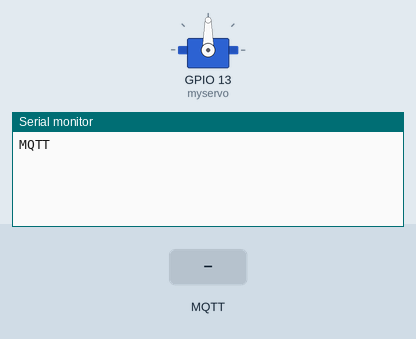
Recording of a sketch running on a simulated ESP32. Shown: servo, the last lines printed to the serial monitor. The inputs (shaded band) are chosen by the test bench. WiFi joins after 1.5 s; servers stay silent unless stated; no MQTT or app messages arrive unless stated.

Above: at 2.7 s.
2.8 s: MQTT message "open" arrives on the first subscribed topic
At 4.0 s:
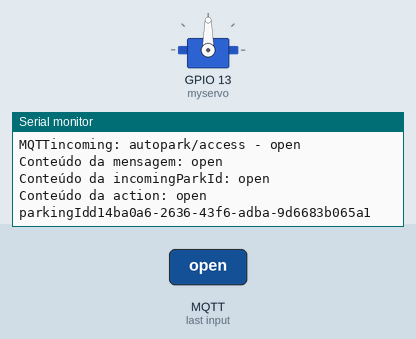
4.3 s: MQTT message "5" arrives on the first subscribed topic
At 5.3 s:
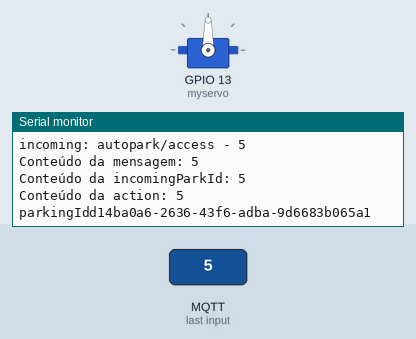

The sketch:

cancela.ino
```cpp
#include <WiFi.h>
#include <time.h>
#include <ESP32Servo.h>
#include <MQTT.h>
//#include <MillisTimerLib.h>
#include <WiFiManager.h>
#include <SimpleTimer.h>

enum State {
  STATE_IDLE,
  STATE_OPENING,
  STATE_WAIT_FOR_CLOSE,
};


const char *mqtt_topic_cancela = "autopark/access";
const char *mqtt_topic_connected_device = "autopark/connectedDevice";

WiFiClient espClient;
MQTTClient client;
Servo myservo;
State currentState = STATE_IDLE;
unsigned long stateStartTime = 0;
String parkingId = "d14ba0a6-2636-43f6-adba-9d6683b065a1";
String serverId = "";

void setup() {
  Serial.begin(921600);
  // Create an instance of WiFiManager
  WiFiManager wifiManager;

  // Uncomment the following line for initial setup to clear stored WiFi credentials
  //wifiManager.resetSettings();

  // Set configuration parameters
  WiFiManagerParameter custom_mqtt_server("mqtt_server", "MQTT Server", "test.mosquitto.org", 40);
  WiFiManagerParameter custom_mqtt_port("mqtt_port", "MQTT Port", String(1883).c_str(), 6);
  WiFiManagerParameter custom_parking_id("parking_id", "Parking ID", parkingId.c_str(), 40);

  // Add parameters to WiFiManager
  wifiManager.addParameter(&custom_mqtt_server);
  wifiManager.addParameter(&custom_mqtt_port);
  wifiManager.addParameter(&custom_parking_id);

  String AccessPointSSID = String("TORRE") + getChipIdAsString();
  // Connect to Wi-Fi
  if (!wifiManager.autoConnect(AccessPointSSID.c_str(), "AutoPark123")) {
    Serial.println(F("Failed to connect. Resetting and trying again..."));
    delay(3000);
    ESP.restart();
    delay(5000);
  }

  // Get configuration values
  const char *mqttServer = custom_mqtt_server.getValue();
  serverId = String(mqttServer);
  const int mqttPort = atoi(custom_mqtt_port.getValue());  // Convert to int
  parkingId = custom_parking_id.getValue();

  myservo.attach(13);

  // Inicializa a conexão com o broker MQTT
  client.begin("test.mosquitto.org", 1883, espClient);
  client.onMessage(messageReceived);

  connectMQTT(serverId);
  client.subscribe(mqtt_topic_cancela);
  client.publish(mqtt_topic_connected_device, AccessPointSSID + " Conected.");
}


void loop() {
  client.loop();

  if (!client.connected()) {
    connectMQTT(serverId);
  }
  switch (currentState)
  {
    case STATE_OPENING:
      if (millis() - stateStartTime >= 10000)
      {
        currentState = STATE_WAIT_FOR_CLOSE;
        stateStartTime = millis();
        closeCancela();
      }
      break;

    case STATE_WAIT_FOR_CLOSE:
      if (millis() - stateStartTime >= 5000)
      {
        currentState = STATE_IDLE;
        Serial.println("Estado Idle");
      }
      break;
  }

}

String getChipIdAsString() {
  // Get ESP32 Chip ID
  uint64_t chipId = ESP.getEfuseMac();

  // Convert Chip ID to a string
  String chipIdString = String(chipId, HEX);

  return chipIdString;
}

void messageReceived(String &topic, String &payload) {
  Serial.println("incoming: " + topic + " - " + payload);

  String message = payload;
  Serial.println("Conteúdo da mensagem: " + message);

  String inputString = message;
  int dotIndex = inputString.indexOf(':');
  String incomingParkId = inputString.substring(0, dotIndex);
  Serial.println("Conteúdo da incomingParkId: " + incomingParkId);
  String action = inputString.substring(dotIndex + 1);
  Serial.println("Conteúdo da action: " + action);


  Serial.println("parkingId" + parkingId);
  if (incomingParkId.equals(parkingId)) {
    Serial.println("incomingParkId.equals(parkingId)==true");
    if (action == "open" && currentState == STATE_IDLE) {
       Serial.println("action=open");
      currentState = STATE_OPENING;
      stateStartTime = millis();
      openCancela();
    }
  }

}


void publishMessage(const char *topic, const char *message) {
  client.publish(topic, message);
}

void connectMQTT(String mqtt_server) {
    Serial.print("MQTT");
    while (!client.connect("MYUNIC0002ID")) {
    Serial.print(".");
    delay(1000);
  }
}

void openCancela() {
  Serial.println("Cancela aberta");
  myservo.write(0);
}

void closeCancela() {
  Serial.println("Cancela fechada");
  myservo.write(180);
}
```

Measured:
- after the input at 2.8 s, the serial monitor: prints a new line at once (image 1)
- after the input at 4.3 s, the serial monitor: prints a new line at once (image 2)
